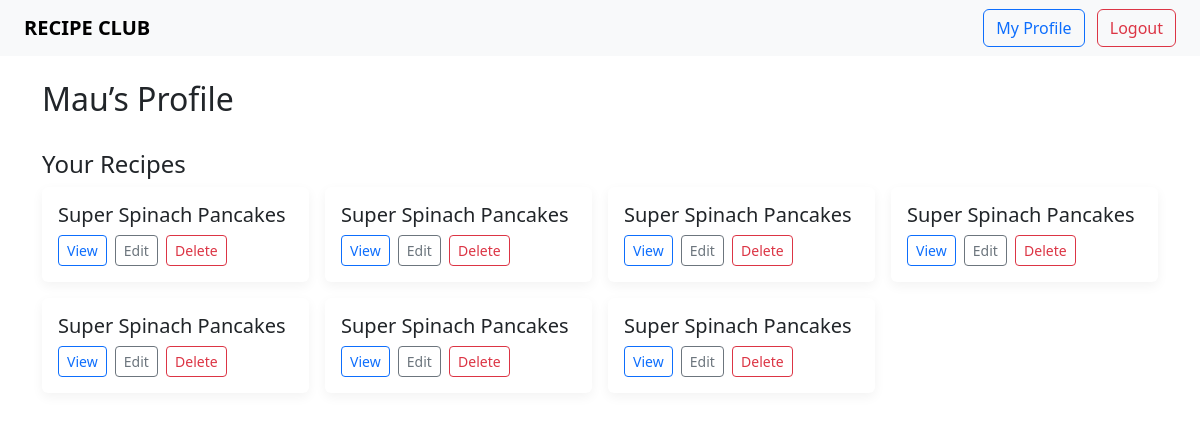
The app's page /profile (signed in), older data.
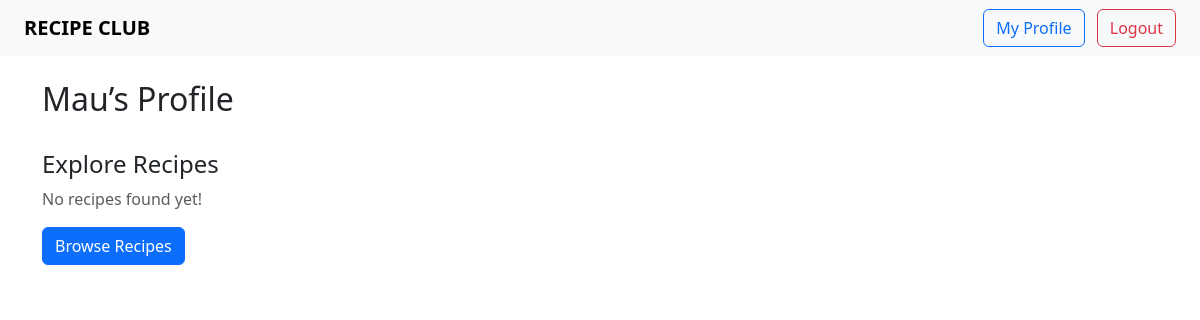
The same page, newer data.
### models.py (models this page shows, shortened)
class User(UserMixin, db.Model):
    __tablename__ = 'user'
    id           = db.Column(db.Integer,   primary_key=True)
    username     = db.Column(db.String(80), unique=True, nullable=False)
    email        = db.Column(db.String(120),unique=True, nullable=False)
    password     = db.Column(db.String(200), nullable=False)
    is_verified  = db.Column(db.Boolean,    default=False)
    recipes      = db.relationship(lambda: Recipe, back_populates="user", lazy=True)
    favorites    = db.relationship(
        lambda: Recipe,
        secondary=favorites,
        back_populates="favorited_by",
        lazy='dynamic'
    )
    ratings      = db.relationship(lambda: Rating, back_populates="user", lazy=True)

class Recipe(db.Model):
    __tablename__ = 'recipe'
    id           = db.Column(db.Integer,   primary_key=True)
    title        = db.Column(db.String(120), nullable=False)
    ingredients  = db.Column(db.Text,      nullable=False)
    instructions = db.Column(db.Text,      nullable=False)
    is_public    = db.Column(db.Boolean,   default=True)
    user_id      = db.Column(db.Integer,   db.ForeignKey("user.id"), nullable=False)
    image        = db.Column(db.String(512), nullable=True)
    user         = db.relationship(lambda: User, back_populates="recipes")
    favorited_by = db.relationship(
        lambda: User,
        secondary=favorites,
        back_populates="favorites",
        lazy='dynamic'
    )
    ratings      = db.relationship(lambda: Rating, back_populates="recipe", lazy=True)

### app.py (the view)
@app.route("/profile")
@login_required
def profile():
    user_recipes     = Recipe.query.filter_by(user_id=current_user.id).all()
    favorite_recipes = current_user.favorites.all()
    return render_template(
        "dashboard.html",
        recipes=user_recipes,
        favorites=favorite_recipes
    )

### app.py (called while the page is built)
@login_manager.user_loader
def load_user(user_id):
    return User.query.get(int(user_id))

### templates/dashboard.html (shortened to what this page needs)
<!DOCTYPE html>
<html lang="en">
<head>
  <link
    href="https://cdn.jsdelivr.net/npm/bootstrap@5.3.0/dist/css/bootstrap.min.css"
    rel="stylesheet"
  >
</head>
<body>
  <nav class="navbar navbar-light bg-light px-4">
    <a class="navbar-brand text-uppercase fw-bold" href="{{ url_for('home') }}">
      RECIPE CLUB
    </a>
    <div>
      <a href="{{ url_for('profile') }}" class="btn btn-outline-primary me-2">
        My Profile
      </a>
      <a href="{{ url_for('logout') }}" class="btn btn-outline-danger">
        Logout
      </a>
    </div>
  </nav>
  <div class="container mt-4">
    <div class="d-flex align-items-center mb-4">
      <h2>{{ current_user.username }}’s Profile</h2>
    </div>
    {% if recipes %}
      <h4>Your Recipes</h4>
      <div class="grid-container mb-5">
        {% for recipe in recipes %}
          <div class="card">
            <div class="card-body">
              <h5 class="card-title">{{ recipe.title }}</h5>
              <a href="{{ url_for('view_recipe', recipe_id=recipe.id) }}"
                 class="btn btn-sm btn-outline-primary me-1">View</a>
              <a href="{{ url_for('edit_recipe', recipe_id=recipe.id) }}"
                 class="btn btn-sm btn-outline-secondary me-1">Edit</a>
              <form action="{{ url_for('delete_recipe', recipe_id=recipe.id) }}"
                    method="post" style="display:inline;">
                <button type="submit" class="btn btn-sm btn-outline-danger">
                  Delete
                </button>
              </form>
            </div>
          </div>
        {% endfor %}
      </div>
    {% else %}
      <h4>Explore Recipes</h4>
      <p class="text-muted">No recipes found yet!</p>
      <a href="{{ url_for('home') }}" class="btn btn-primary">
        Browse Recipes
      </a>
    {% endif %}
  </div>
</body>
</html>

Row changes from the older to the newer data that the page shows:
removed Recipe: title "Super Spinach Pancakes"
removed Recipe: title "Super Spinach Pancakes"
removed Recipe: title "Super Spinach Pancakes"
removed Recipe: title "Super Spinach Pancakes"
removed Recipe: title "Super Spinach Pancakes"
removed Recipe: title "Super Spinach Pancakes"
removed Recipe: title "Super Spinach Pancakes"
Text that changed along with them:
text no longer shown: "Your Recipes"
text now shown: "Explore Recipes No recipes found yet! Browse Recipes"
